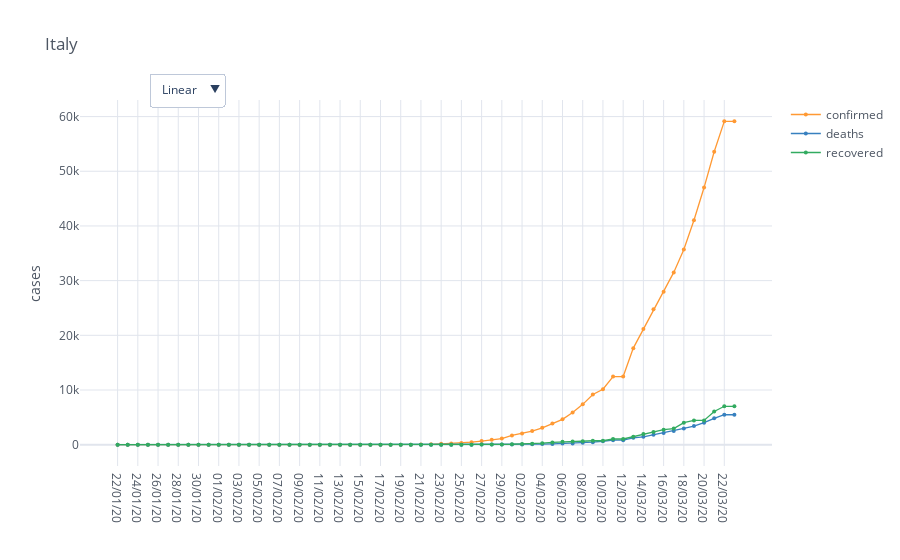

Here is the notebook cell this chart was saved with:
### Code cell
import numpy as np
import pandas as pd
import cufflinks as cf
import plotly.graph_objs as go
import mytools.regression as reg
import mytools.date as dt
import mytools.plot as mp
import mytools.dataio as io
import matplotlib.pyplot as plt

cf.go_offline()
cf.set_config_file(offline=False, world_readable=True)

country = 'Italy'

overall_stats = io.world_load_stats_country(country)

fig = mp.iplot_comparative_plot(overall_stats, title=country, size=4, yTitle='cases', mode='lines+markers', asFigure=True)
fig.show()

### Figure 1 — Plotly figure (JSON) as saved in the notebook; plotly's stock layout.template omitted (floating-point values rounded to 4 significant figures)
{"data": [{"line": {"color": "rgba(255, 153, 51, 1.0)", "dash": "solid", "shape": "linear", "width": 1.3}, "marker": {"size": 4, "symbol": "circle"}, "mode": "lines+markers", "name": "confirmed", "text": "", "type": "scatter", "x": ["22/01/20", "23/01/20", "24/01/20", "25/01/20", "26/01/20", "27/01/20", "28/01/20", "29/01/20", "30/01/20", "31/01/20", "01/02/20", "02/02/20", "03/02/20", "04/02/20", "05/02/20", "06/02/20", "07/02/20", "08/02/20", "09/02/20", "10/02/20", "11/02/20", "12/02/20", "13/02/20", "14/02/20", "15/02/20", "16/02/20", "17/02/20", "18/02/20", "19/02/20", "20/02/20", "21/02/20", "22/02/20", "23/02/20", "24/02/20", "25/02/20", "26/02/20", "27/02/20", "28/02/20", "29/02/20", "01/03/20", "02/03/20", "03/03/20", "04/03/20", "05/03/20", "06/03/20", "07/03/20", "08/03/20", "09/03/20", "10/03/20", "11/03/20", "12/03/20", "13/03/20", "14/03/20", "15/03/20", "16/03/20", "17/03/20", "18/03/20", "19/03/20", "20/03/20", "21/03/20", "22/03/20", "23/03/20"], "y": [0.0, 0.0, 0.0, 0.0, 0.0, 0.0, 0.0, 0.0, 0.0, 2.0, 2.0, 2.0, 2.0, 2.0, 2.0, 2.0, 3.0, 3.0, 3.0, 3.0, 3.0, 3.0, 3.0, 3.0, 3.0, 3.0, 3.0, 3.0, 3.0, 3.0, 20.0, 62.0, 155.0, 229.0, 322.0, 453.0, 655.0, 888.0, 1128.0, 1694.0, 2036.0, 2502.0, 3089.0, 3858.0, 4636.0, 5883.0, 7375.0, 9172.0, 10150.0, 12460.0, 12460.0, 17660.0, 21160.0, 24750.0, 27980.0, 31510.0, 35710.0, 41040.0, 47020.0, 53580.0, 59140.0, 59140.0]}, {"line": {"color": "rgba(55, 128, 191, 1.0)", "dash": "solid", "shape": "linear", "width": 1.3}, "marker": {"size": 4, "symbol": "circle"}, "mode": "lines+markers", "name": "deaths", "text": "", "type": "scatter", "x": ["22/01/20", "23/01/20", "24/01/20", "25/01/20", "26/01/20", "27/01/20", "28/01/20", "29/01/20", "30/01/20", "31/01/20", "01/02/20", "02/02/20", "03/02/20", "04/02/20", "05/02/20", "06/02/20", "07/02/20", "08/02/20", "09/02/20", "10/02/20", "11/02/20", "12/02/20", "13/02/20", "14/02/20", "15/02/20", "16/02/20", "17/02/20", "18/02/20", "19/02/20", "20/02/20", "21/02/20", "22/02/20", "23/02/20", "24/02/20", "25/02/20", "26/02/20", "27/02/20", "28/02/20", "29/02/20", "01/03/20", "02/03/20", "03/03/20", "04/03/20", "05/03/20", "06/03/20", "07/03/20", "08/03/20", "09/03/20", "10/03/20", "11/03/20", "12/03/20", "13/03/20", "14/03/20", "15/03/20", "16/03/20", "17/03/20", "18/03/20", "19/03/20", "20/03/20", "21/03/20", "22/03/20", "23/03/20"], "y": [0.0, 0.0, 0.0, 0.0, 0.0, 0.0, 0.0, 0.0, 0.0, 0.0, 0.0, 0.0, 0.0, 0.0, 0.0, 0.0, 0.0, 0.0, 0.0, 0.0, 0.0, 0.0, 0.0, 0.0, 0.0, 0.0, 0.0, 0.0, 0.0, 0.0, 1.0, 2.0, 3.0, 7.0, 10.0, 12.0, 17.0, 21.0, 29.0, 34.0, 52.0, 79.0, 107.0, 148.0, 197.0, 233.0, 366.0, 463.0, 631.0, 827.0, 827.0, 1266.0, 1441.0, 1809.0, 2158.0, 2503.0, 2978.0, 3405.0, 4032.0, 4825.0, 5476.0, 5476.0]}, {"line": {"color": "rgba(50, 171, 96, 1.0)", "dash": "solid", "shape": "linear", "width": 1.3}, "marker": {"size": 4, "symbol": "circle"}, "mode": "lines+markers", "name": "recovered", "text": "", "type": "scatter", "x": ["22/01/20", "23/01/20", "24/01/20", "25/01/20", "26/01/20", "27/01/20", "28/01/20", "29/01/20", "30/01/20", "31/01/20", "01/02/20", "02/02/20", "03/02/20", "04/02/20", "05/02/20", "06/02/20", "07/02/20", "08/02/20", "09/02/20", "10/02/20", "11/02/20", "12/02/20", "13/02/20", "14/02/20", "15/02/20", "16/02/20", "17/02/20", "18/02/20", "19/02/20", "20/02/20", "21/02/20", "22/02/20", "23/02/20", "24/02/20", "25/02/20", "26/02/20", "27/02/20", "28/02/20", "29/02/20", "01/03/20", "02/03/20", "03/03/20", "04/03/20", "05/03/20", "06/03/20", "07/03/20", "08/03/20", "09/03/20", "10/03/20", "11/03/20", "12/03/20", "13/03/20", "14/03/20", "15/03/20", "16/03/20", "17/03/20", "18/03/20", "19/03/20", "20/03/20", "21/03/20", "22/03/20", "23/03/20"], "y": [0.0, 0.0, 0.0, 0.0, 0.0, 0.0, 0.0, 0.0, 0.0, 0.0, 0.0, 0.0, 0.0, 0.0, 0.0, 0.0, 0.0, 0.0, 0.0, 0.0, 0.0, 0.0, 0.0, 0.0, 0.0, 0.0, 0.0, 0.0, 0.0, 0.0, 0.0, 1.0, 2.0, 1.0, 1.0, 3.0, 45.0, 46.0, 46.0, 83.0, 149.0, 160.0, 276.0, 414.0, 523.0, 589.0, 622.0, 724.0, 724.0, 1045.0, 1045.0, 1439.0, 1966.0, 2335.0, 2749.0, 2941.0, 4025.0, 4440.0, 4440.0, 6072.0, 7024.0, 7024.0]}], "layout": {"legend": {"bgcolor": "#FFFFFF", "font": {"color": "#4D5663"}}, "paper_bgcolor": "#FFFFFF", "plot_bgcolor": "#FFFFFF", "title": {"font": {"color": "#4D5663"}, "text": "Italy"}, "updatemenus": [{"buttons": [{"args": [{"yaxis.type": "linear"}], "label": "Linear", "method": "relayout"}, {"args": [{"yaxis.type": "log"}], "label": "Log", "method": "relayout"}], "direction": "down", "pad": {"r": 10, "t": 10}, "showactive": true, "x": 0.1, "xanchor": "left", "y": 1.1, "yanchor": "top"}], "xaxis": {"gridcolor": "#E1E5ED", "showgrid": true, "tickfont": {"color": "#4D5663"}, "title": {"font": {"color": "#4D5663"}, "text": ""}, "zerolinecolor": "#E1E5ED"}, "yaxis": {"gridcolor": "#E1E5ED", "showgrid": true, "tickfont": {"color": "#4D5663"}, "title": {"font": {"color": "#4D5663"}, "text": "cases"}, "zerolinecolor": "#E1E5ED"}}}
